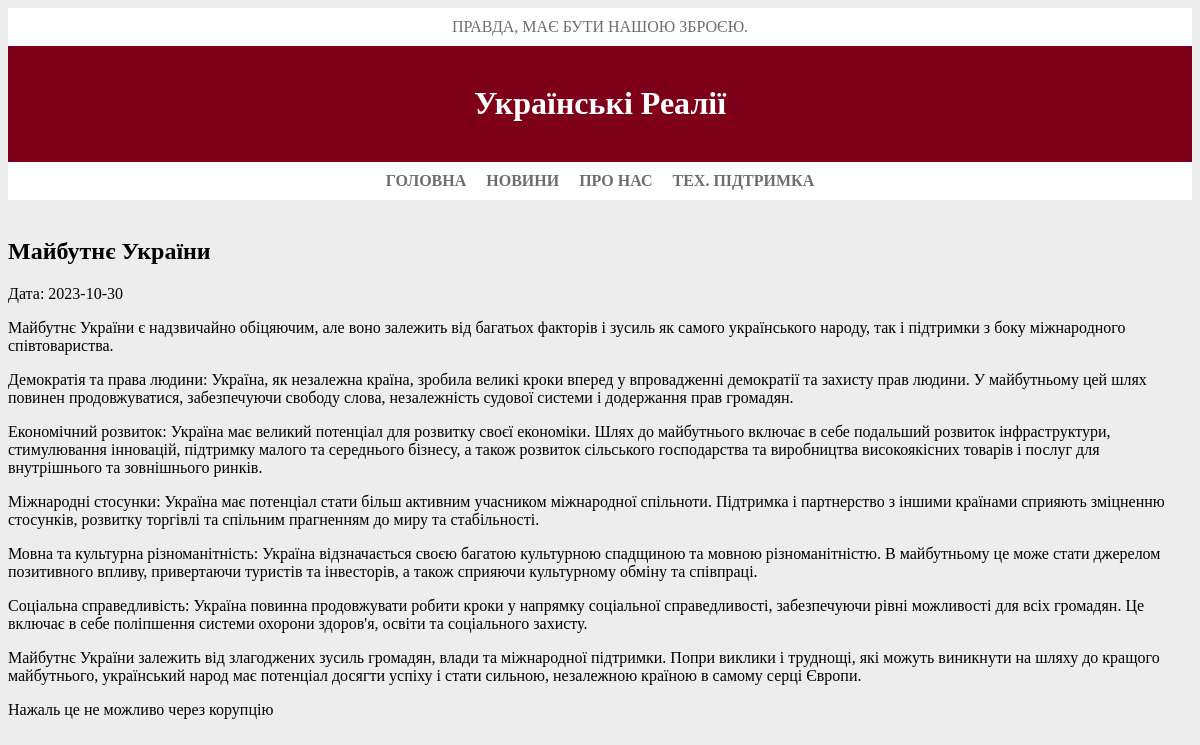
Screenshot of /watch.php?id=9 with the database file from the repository.
### tables this page shows
CREATE TABLE `news` (
  `id` int NOT NULL,
  `title` varchar(255) NOT NULL,
  `date` date NOT NULL,
  `content` text NOT NULL,
  `shortdescripion` varchar(128) NOT NULL
);

### watch.php (the view, shortened to what this page needs)
<?
include("config.php");
if (isset($_GET['id'])) {
    $newsId = $_GET['id'];
    $db = new mysqli('localhost', 'root', '', 'site');
    $query = "SELECT * FROM news WHERE id = ?";
    $stmt = $db->prepare($query);
    $stmt->bind_param("i", $newsId);
    if ($stmt->execute()) {
        $result = $stmt->get_result();
        if ($result->num_rows === 1) {
            $row = $result->fetch_assoc();
            echo '<h2>' . $row['title'] . '</h2>';
            echo '<p>Дата: ' . $row['date'] . '</p>';
            echo '<p>' . $row['content'] . '</p>';
        } else {
            echo "Новину не знайдено.";
        }
    } else {
        echo "Помилка запиту до бази даних: " . $stmt->error;
    }
} else {
    echo "Параметр 'id' відсутній у запиті.";
}

### css/style.css (style rules this page uses)
body { background-color: #ededed; }

### rows the page displays
news: title "Майбутнє України", date "2023-10-30", content "Майбутнє України є надзвичайно обіцяючим, але воно залежить від багатьох факторів і зусиль як самого українського народу, так і підтримки з боку міжнародного співтовариства. Демократія та права людини: Україна, як незалежна країна, зробила великі кроки вперед у впровадженні демократії та захисту прав людини. У майбутньому цей шлях повинен продовжуватися, забезпечуючи свободу слова, незалежність судової системи і додержання прав громадян. Економічний розвиток: Україна має великий потенціал для розвитку своєї економіки. Шлях до майбутнього включає в себе подальший розвиток інфраструктури, стимулювання інновацій, підтримку малого та середнього бізнесу, а також розвиток сільського господарства…"
